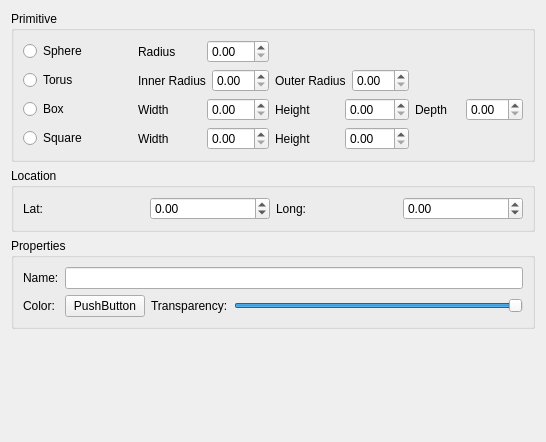
<ui version="4.0" >
 <class>AddGeometryWidget</class>
 <widget class="QWidget" name="AddGeometryWidget" >
  <property name="geometry" >
   <rect>
    <x>0</x>
    <y>0</y>
    <width>546</width>
    <height>442</height>
   </rect>
  </property>
  <property name="windowTitle" >
   <string>Form</string>
  </property>
  <layout class="QVBoxLayout" name="verticalLayout_2" >
   <item>
    <widget class="QGroupBox" name="groupBox" >
     <property name="title" >
      <string>Primitive</string>
     </property>
     <layout class="QVBoxLayout" name="verticalLayout" >
      <item>
       <layout class="QGridLayout" name="gridLayout" >
        <item row="0" column="0" >
         <widget class="QRadioButton" name="_sphereRadioButton" >
          <property name="text" >
           <string>Sphere</string>
          </property>
         </widget>
        </item>
        <item row="0" column="1" >
         <layout class="QHBoxLayout" name="horizontalLayout" >
          <item>
           <widget class="QLabel" name="label" >
            <property name="text" >
             <string>Radius</string>
            </property>
           </widget>
          </item>
          <item>
           <widget class="QDoubleSpinBox" name="_radiusDoubleSpinBox" />
          </item>
         </layout>
        </item>
        <item row="1" column="0" >
         <widget class="QRadioButton" name="_torusRadioButton" >
          <property name="text" >
           <string>Torus</string>
          </property>
         </widget>
        </item>
        <item row="1" column="1" >
         <layout class="QHBoxLayout" name="horizontalLayout_5" >
          <item>
           <widget class="QLabel" name="label_7" >
            <property name="text" >
             <string>Inner Radius</string>
            </property>
           </widget>
          </item>
          <item>
           <widget class="QDoubleSpinBox" name="_innerRadiusDoubleSpinBox" />
          </item>
         </layout>
        </item>
        <item row="1" column="2" >
         <layout class="QHBoxLayout" name="horizontalLayout_6" >
          <item>
           <widget class="QLabel" name="label_8" >
            <property name="text" >
             <string>Outer Radius</string>
            </property>
           </widget>
          </item>
          <item>
           <widget class="QDoubleSpinBox" name="_outerRadiusDoubleSpinBox" />
          </item>
         </layout>
        </item>
        <item row="2" column="0" >
         <widget class="QRadioButton" name="_boxRadioButton" >
          <property name="text" >
           <string>Box</string>
          </property>
         </widget>
        </item>
        <item row="3" column="0" >
         <widget class="QRadioButton" name="_squareRadioButton" >
          <property name="text" >
           <string>Square</string>
          </property>
         </widget>
        </item>
        <item row="2" column="1" >
         <layout class="QHBoxLayout" name="horizontalLayout_7" >
          <item>
           <widget class="QLabel" name="label_9" >
            <property name="text" >
             <string>Width</string>
            </property>
           </widget>
          </item>
          <item>
           <widget class="QDoubleSpinBox" name="_boxWidth" />
          </item>
         </layout>
        </item>
        <item row="2" column="2" >
         <layout class="QHBoxLayout" name="horizontalLayout_8" >
          <item>
           <widget class="QLabel" name="label_10" >
            <property name="text" >
             <string>Height</string>
            </property>
           </widget>
          </item>
          <item>
           <widget class="QDoubleSpinBox" name="_boxHeight" />
          </item>
         </layout>
        </item>
        <item row="2" column="3" >
         <layout class="QHBoxLayout" name="horizontalLayout_9" >
          <item>
           <widget class="QLabel" name="label_11" >
            <property name="text" >
             <string>Depth</string>
            </property>
           </widget>
          </item>
          <item>
           <widget class="QDoubleSpinBox" name="_boxDepth" />
          </item>
         </layout>
        </item>
        <item row="3" column="1" >
         <layout class="QHBoxLayout" name="horizontalLayout_10" >
          <item>
           <widget class="QLabel" name="label_12" >
            <property name="text" >
             <string>Width</string>
            </property>
           </widget>
          </item>
          <item>
           <widget class="QDoubleSpinBox" name="_squareWidth" />
          </item>
         </layout>
        </item>
        <item row="3" column="2" >
         <layout class="QHBoxLayout" name="horizontalLayout_11" >
          <item>
           <widget class="QLabel" name="label_13" >
            <property name="text" >
             <string>Height</string>
            </property>
           </widget>
          </item>
          <item>
           <widget class="QDoubleSpinBox" name="_squareHeight" />
          </item>
         </layout>
        </item>
       </layout>
      </item>
     </layout>
    </widget>
   </item>
   <item>
    <widget class="QGroupBox" name="groupBox_2" >
     <property name="title" >
      <string>Location</string>
     </property>
     <layout class="QHBoxLayout" name="horizontalLayout_2" >
      <item>
       <widget class="QLabel" name="label_2" >
        <property name="text" >
         <string>Lat:</string>
        </property>
       </widget>
      </item>
      <item>
       <widget class="QDoubleSpinBox" name="_latDoubleSpinBox" >
        <property name="minimum" >
         <double>-90.000000000000000</double>
        </property>
        <property name="maximum" >
         <double>90.000000000000000</double>
        </property>
       </widget>
      </item>
      <item>
       <widget class="QLabel" name="label_3" >
        <property name="text" >
         <string>Long:</string>
        </property>
       </widget>
      </item>
      <item>
       <widget class="QDoubleSpinBox" name="_longDoubleSpinBox" >
        <property name="minimum" >
         <double>-180.000000000000000</double>
        </property>
        <property name="maximum" >
         <double>180.000000000000000</double>
        </property>
       </widget>
      </item>
     </layout>
    </widget>
   </item>
   <item>
    <widget class="QGroupBox" name="groupBox_3" >
     <property name="title" >
      <string>Properties</string>
     </property>
     <layout class="QVBoxLayout" name="verticalLayout_3" >
      <item>
       <layout class="QGridLayout" name="gridLayout_2" >
        <item row="0" column="0" >
         <widget class="QLabel" name="label_4" >
          <property name="text" >
           <string>Name:</string>
          </property>
         </widget>
        </item>
        <item row="0" column="1" colspan="3" >
         <widget class="QLineEdit" name="_name" />
        </item>
        <item row="1" column="0" >
         <widget class="QLabel" name="label_5" >
          <property name="text" >
           <string>Color:</string>
          </property>
         </widget>
        </item>
        <item row="1" column="1" >
         <widget class="QtTools::ColorButton" name="_colorButton" >
          <property name="text" >
           <string>PushButton</string>
          </property>
         </widget>
        </item>
        <item row="1" column="2" >
         <widget class="QLabel" name="label_6" >
          <property name="text" >
           <string>Transparency:</string>
          </property>
         </widget>
        </item>
        <item row="1" column="3" >
         <widget class="QSlider" name="_transparencySlider" >
          <property name="maximum" >
           <number>255</number>
          </property>
          <property name="value" >
           <number>255</number>
          </property>
          <property name="orientation" >
           <enum>Qt::Horizontal</enum>
          </property>
         </widget>
        </item>
       </layout>
      </item>
     </layout>
     <zorder>gridLayoutWidget_2</zorder>
     <zorder>verticalSpacer</zorder>
     <zorder>verticalSpacer</zorder>
     <zorder>groupBox</zorder>
    </widget>
   </item>
   <item>
    <spacer name="verticalSpacer" >
     <property name="orientation" >
      <enum>Qt::Vertical</enum>
     </property>
     <property name="sizeHint" stdset="0" >
      <size>
       <width>20</width>
       <height>40</height>
      </size>
     </property>
    </spacer>
   </item>
  </layout>
 </widget>
 <customwidgets>
  <customwidget>
   <class>QtTools::ColorButton</class>
   <extends>QPushButton</extends>
   <header>QtTools/ColorButton.h</header>
  </customwidget>
 </customwidgets>
 <resources/>
 <connections/>
</ui>
